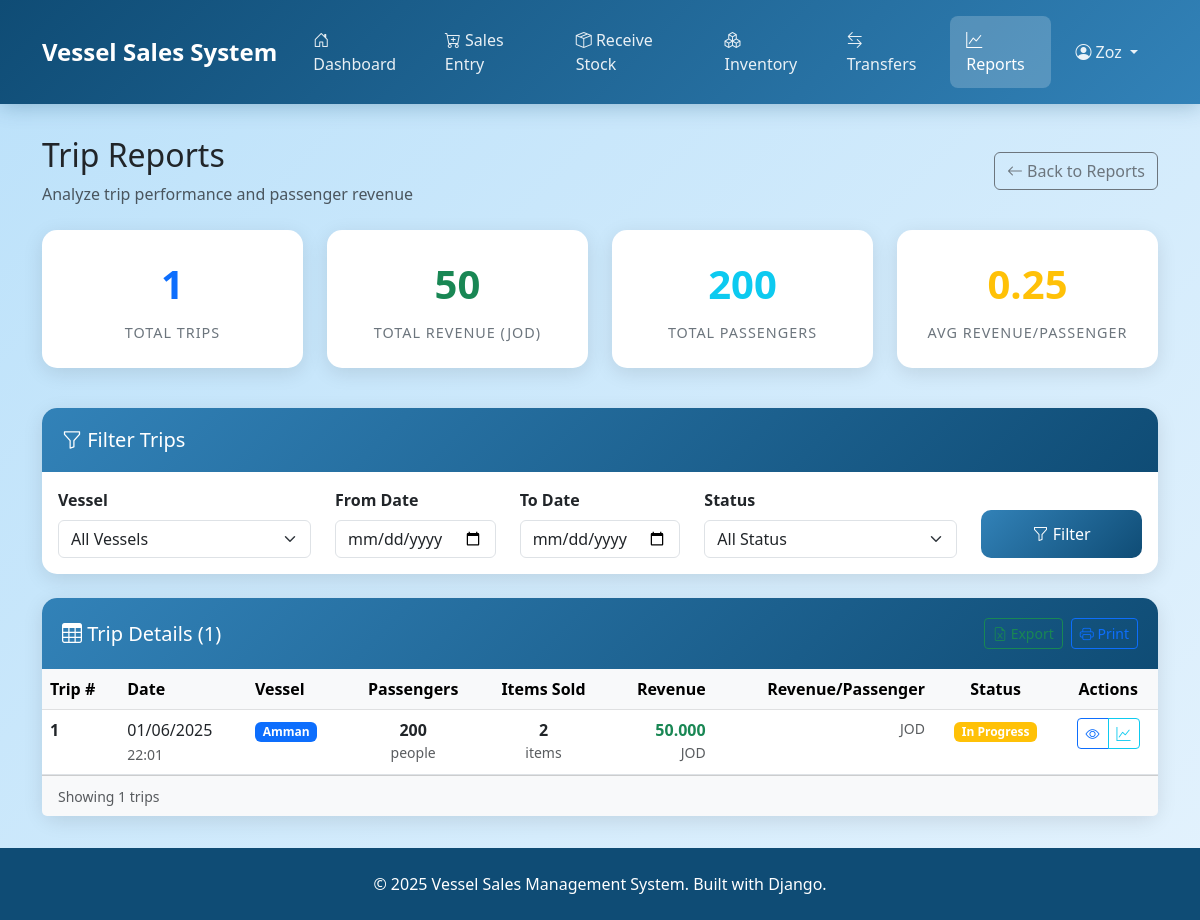
The app's page /reports/trips/ (signed in), older data.
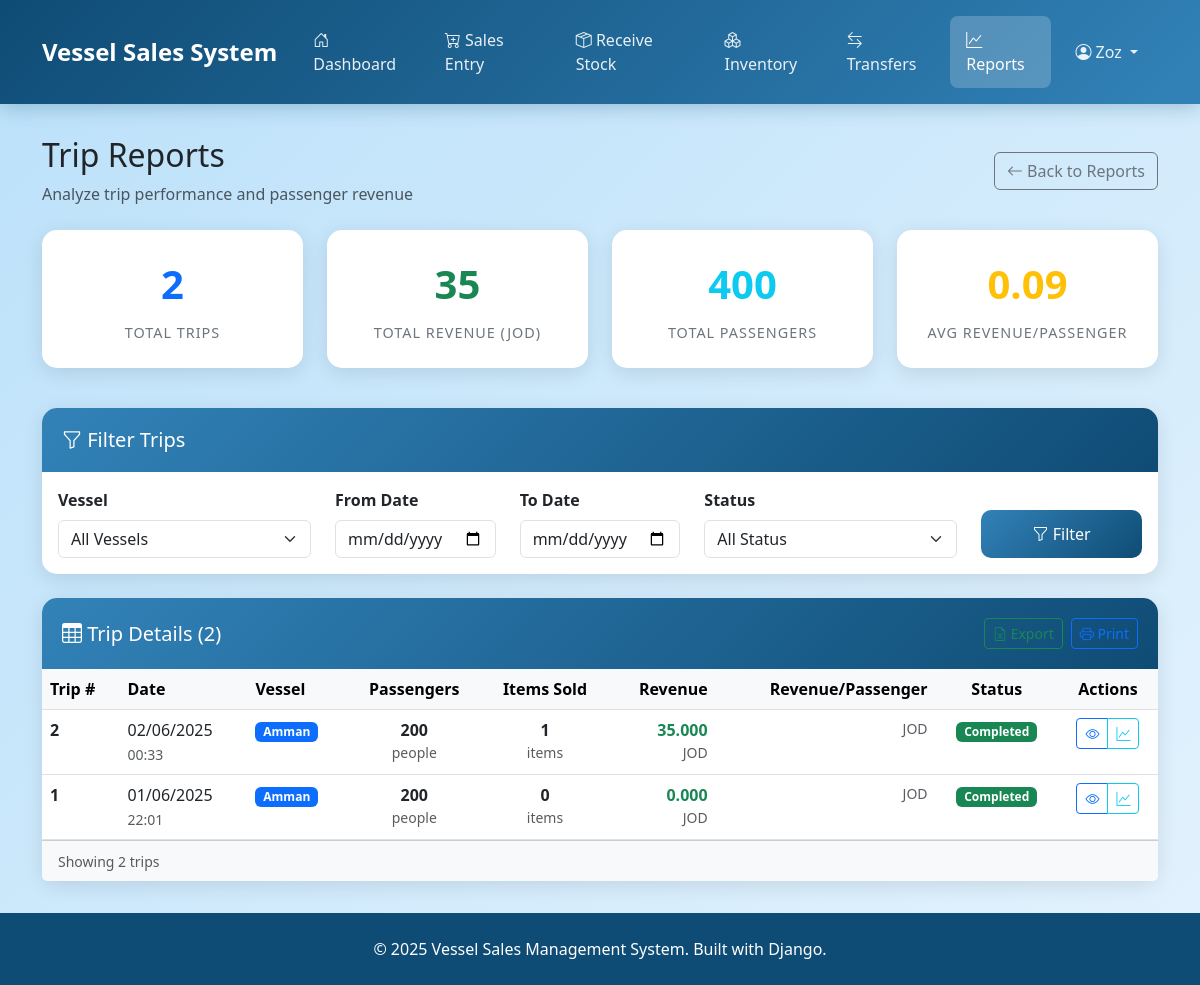
The same page, newer data.
### transactions/models.py (models this page shows, shortened)
class Trip(models.Model):
    trip_number = models.CharField(
        max_length=50,
        unique=True,
        help_text="Unique trip identifier (e.g., TR001, TRIP-2025-001)"
    )
    vessel = models.ForeignKey(
        Vessel,
        on_delete=models.PROTECT,
        related_name='trips'
    )
    passenger_count = models.IntegerField(
        validators=[MinValueValidator(1)],
        help_text="Number of passengers on this trip"
    )
    trip_date = models.DateField(
        help_text="Date of the trip"
    )
    notes = models.TextField(
        blank=True,
        help_text="Additional notes about this trip"
    )
    is_completed = models.BooleanField(
        default=False,
        help_text="Whether all sales for this trip have been recorded"
    )
    created_at = models.DateTimeField(auto_now_add=True)
    updated_at = models.DateTimeField(auto_now=True)
    created_by = models.ForeignKey(User, on_delete=models.SET_NULL, null=True, blank=True)
    class Meta:
        ordering = ['-trip_date', '-created_at']
        verbose_name = 'Trip'
        verbose_name_plural = 'Trips'
    @property
    def total_revenue(self):
        return self.sales_transactions.aggregate(
            total=Sum(F('unit_price') * F('quantity'))
        )['total'] or 0
    @property
    def transaction_count(self):
        return self.sales_transactions.count()

### vessels/models.py (models this page shows, shortened)
class Vessel(models.Model):
    name = models.CharField(max_length=50, unique=True)
    has_duty_free = models.BooleanField(default=False)
    active = models.BooleanField(default=True)
    created_at = models.DateTimeField(auto_now_add=True)
    updated_at = models.DateTimeField(auto_now=True)
    created_by = models.ForeignKey(User, on_delete=models.SET_NULL, null=True, blank=True)
    class Meta:
        ordering = ['name']
        verbose_name = 'Vessel'
        verbose_name_plural = 'Vessels'

### frontend/views.py (the view)
# urls.py: path('reports/trips/', views.trip_reports, name='trip_reports'),  # NEW
@login_required
def trip_reports(request):
    vessel_filter = request.GET.get('vessel')
    date_from = request.GET.get('date_from')
    date_to = request.GET.get('date_to')
    status_filter = request.GET.get('status')
    trips = Trip.objects.select_related('vessel', 'created_by').prefetch_related('sales_transactions')
    if vessel_filter:
        trips = trips.filter(vessel_id=vessel_filter)
    if date_from:
        from datetime import datetime
        date_from_obj = datetime.strptime(date_from, '%Y-%m-%d').date()
        trips = trips.filter(trip_date__gte=date_from_obj)
    if date_to:
        from datetime import datetime
        date_to_obj = datetime.strptime(date_to, '%Y-%m-%d').date()
        trips = trips.filter(trip_date__lte=date_to_obj)
    if status_filter == 'completed':
        trips = trips.filter(is_completed=True)
    elif status_filter == 'in_progress':
        trips = trips.filter(is_completed=False)
    trips = trips.order_by('-trip_date', '-created_at')
    total_trips = trips.count()
    total_revenue = sum(trip.total_revenue for trip in trips)
    total_passengers = sum(trip.passenger_count for trip in trips)
    avg_revenue_per_trip = total_revenue / total_trips if total_trips > 0 else 0
    avg_revenue_per_passenger = total_revenue / total_passengers if total_passengers > 0 else 0
    vessels = Vessel.objects.filter(active=True).order_by('name')
    context = {
        'trips': trips,
        'vessels': vessels,
        'filters': {
            'vessel': vessel_filter,
            'date_from': date_from,
            'date_to': date_to,
            'status': status_filter,
        },
        'summary': {
            'total_trips': total_trips,
            'total_revenue': total_revenue,
            'total_passengers': total_passengers,
            'avg_revenue_per_trip': avg_revenue_per_trip,
            'avg_revenue_per_passenger': avg_revenue_per_passenger,
        }
    }
    return render(request, 'frontend/trip_reports.html', context)

### templates/frontend/trip_reports.html (shortened to what the changed rows need)
{% extends 'frontend/base.html' %}
{% load i18n %}
{% block content %}
<div class="row mb-4">
    <div class="col-12">
        <div class="d-flex justify-content-between align-items-center">
            <div>
                <h2>
                    {% trans "Trip Reports" %}
                </h2>
            </div>
        </div>
    </div>
</div>
<div class="row mb-4">
    <div class="col-md-3 col-sm-6 mb-3">
        <div class="stats-card">
            <div class="stats-number text-primary">{{ summary.total_trips }}</div>
            <div class="stats-label">{% trans "Total Trips" %}</div>
        </div>
    </div>
    <div class="col-md-3 col-sm-6 mb-3">
        <div class="stats-card">
            <div class="stats-number text-success">{{ summary.total_revenue|floatformat:0 }}</div>
            <div class="stats-label">{% trans "Total Revenue (JOD)" %}</div>
        </div>
    </div>
    <div class="col-md-3 col-sm-6 mb-3">
        <div class="stats-card">
            <div class="stats-number text-info">{{ summary.total_passengers }}</div>
            <div class="stats-label">{% trans "Total Passengers" %}</div>
        </div>
    </div>
    <div class="col-md-3 col-sm-6 mb-3">
        <div class="stats-card">
            <div class="stats-number text-warning">{{ summary.avg_revenue_per_passenger|floatformat:2 }}</div>
            <div class="stats-label">{% trans "Avg Revenue/Passenger" %}</div>
        </div>
    </div>
</div>
<div class="row">
    <div class="col-12">
        <div class="card">
            <div class="card-header d-flex justify-content-between align-items-center">
                <h5 class="mb-0">
                    <i class="bi bi-table"></i> {% trans "Trip Details" %} ({{ trips|length }})
                </h5>
                <div class="d-flex gap-2">
                    <button class="btn btn-outline-success btn-sm" onclick="exportTrips()">
                    </button>
                    <button class="btn btn-outline-primary btn-sm" onclick="printTrips()">
                    </button>
                </div>
            </div>
            <div class="card-body p-0">
                <div class="table-responsive">
                    <table class="table table-hover mb-0">
                        <thead class="table-light">
                            <tr>
                                <th>{% trans "Trip #" %}</th>
                                <th>{% trans "Date" %}</th>
                                <th>{% trans "Vessel" %}</th>
                                <th class="text-center">{% trans "Passengers" %}</th>
                                <th class="text-center">{% trans "Items Sold" %}</th>
                                <th class="text-end">{% trans "Revenue" %}</th>
                                <th class="text-end">{% trans "Revenue/Passenger" %}</th>
                                <th class="text-center">{% trans "Status" %}</th>
                                <th class="text-center">{% trans "Actions" %}</th>
                            </tr>
                        </thead>
                        <tbody>
                            {% for trip in trips %}
                            <tr>
                                <td>
                                    <strong>{{ trip.trip_number }}</strong>
                                </td>
                                <td>
                                    <div>{{ trip.trip_date|date:"d/m/Y" }}</div>
                                    <small class="text-muted">{{ trip.created_at|date:"H:i" }}</small>
                                </td>
                                <td>
                                    <span class="badge {% if trip.vessel.name|lower == 'amman' %}bg-primary{% elif trip.vessel.name|lower == 'aylah' %}bg-danger{% elif trip.vessel.name|lower == 'sinaa' %}bg-success{% elif trip.vessel.name|lower == 'nefertiti' %}bg-secondary{% elif trip.vessel.name|lower == 'babel' %}bg-warning{% elif trip.vessel.name|lower == 'dahab' %}bg-info{% else %}bg-primary{% endif %}">{{ trip.vessel.name }}</span>
                                </td>
                                <td class="text-center">
                                    <span class="fw-bold">{{ trip.passenger_count }}</span>
                                    <small class="text-muted d-block">{% trans "people" %}</small>
                                </td>
                                <td class="text-center">
                                    <span class="fw-bold">{{ trip.transaction_count }}</span>
                                    <small class="text-muted d-block">{% trans "items" %}</small>
                                </td>
                                <td class="text-end">
                                    <span class="fw-bold text-success">{{ trip.total_revenue|floatformat:3 }}</span>
                                    <small class="text-muted d-block">JOD</small>
                                </td>
                                <td class="text-end">
                                    {% if trip.passenger_count > 0 %}
                                        <small class="text-muted d-block">JOD</small>
                                    {% else %}
                                        <span class="text-muted">--</span>
                                    {% endif %}
                                </td>
                                <td class="text-center">
                                    {% if trip.is_completed %}
                                        <span class="badge bg-success">{% trans "Completed" %}</span>
                                    {% else %}
                                        <span class="badge bg-warning">{% trans "In Progress" %}</span>
                                    {% endif %}
                                </td>
                                <td class="text-center">
                                    <div class="btn-group btn-group-sm">
                                        <a href="{% url 'frontend:trip_sales' trip.id %}" class="btn btn-outline-primary" title="{% trans 'View Details' %}">
                                            <i class="bi bi-eye"></i>
                                        </a>
                                        <button class="btn btn-outline-info" onclick="viewTripAnalytics({{ trip.id }})" title="{% trans 'Analytics' %}">
                                            <i class="bi bi-graph-up"></i>
                                        </button>
                                    </div>
                                </td>
                            </tr>
                            {% endfor %}
                        </tbody>
                    </table>
                </div>
                <div class="card-footer bg-light">
                    <div class="d-flex justify-content-between align-items-center">
                        <div>
                            <small class="text-muted">
                                {% trans "Showing" %} {{ trips|length }} {% trans "trips" %}
                            </small>
                        </div>
                    </div>
                </div>
            </div>
        </div>
    </div>
</div>
{% endblock %}

Row changes from the older to the newer data that the page shows:
added Trip: trip_number "2", trip_date "02/06/2025", created_at "00:33", vessel.name "Amman", passenger_count "200", transaction_count "1", total_revenue "35.000"
changed Trip (number 2 of 2 on the later page): transaction_count "2" → "0"; total_revenue "50.000" → "0.000"; is_completed False → True (drawn); trans "In Progress" → "Completed"
Text that changed along with them:
{{ summary.total_trips }}: "1" → "2"
{{ summary.total_revenue|floatformat:0 }}: "50" → "35"
{{ summary.total_passengers }}: "200" → "400"
{{ summary.avg_revenue_per_passenger|floatformat:2 }}: "0.25" → "0.09"
{{ trips|length }}: "1" → "2"
